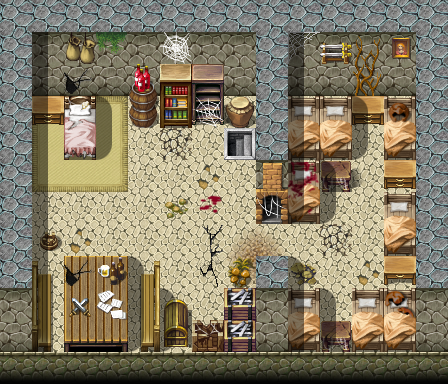

A level layout from a 2D game, rendered from its tile map. Below: a short description, then the map file with tile-grid data replaced by summaries:
An orthogonal 14x12 tile map with 32x32 px tiles, 3 tile layers (Ground, Objects, Above), 1 hidden layer not drawn, 24 tilesets and 7 objects (4x script, 2x spawn, mapchange).

<map version="1.0" orientation="orthogonal" width="14" height="12" tilewidth="32" tileheight="32">
    <tileset firstgid="1" name="map_29" tilewidth="32" tileheight="32">
        <image source="../drawable/map_29.png" width="256" height="256" />
    </tileset>
    <tileset firstgid="65" name="map_43" tilewidth="32" tileheight="32">
        <image source="../drawable/map_43.png" width="256" height="256" />
    </tileset>
    <tileset firstgid="129" name="map_5" tilewidth="32" tileheight="32">
        <image source="../drawable/map_5.png" width="256" height="256" />
    </tileset>
    <tileset firstgid="193" name="map_18" tilewidth="32" tileheight="32">
        <image source="../drawable/map_18.png" width="256" height="256" />
    </tileset>
    <tileset firstgid="257" name="map_27" tilewidth="32" tileheight="32">
        <image source="../drawable/map_27.png" width="256" height="256" />
    </tileset>
    <tileset firstgid="321" name="map_25" tilewidth="32" tileheight="32">
        <image source="../drawable/map_25.png" width="256" height="256" />
    </tileset>
    <tileset firstgid="385" name="map_35" tilewidth="32" tileheight="32">
        <image source="../drawable/map_35.png" width="256" height="256" />
    </tileset>
    <tileset firstgid="449" name="map_44" tilewidth="32" tileheight="32">
        <image source="../drawable/map_44.png" width="256" height="256" />
    </tileset>
    <tileset firstgid="513" name="map_12" tilewidth="32" tileheight="32">
        <image source="../drawable/map_12.png" width="256" height="256" />
    </tileset>
    <tileset firstgid="577" name="map_1" tilewidth="32" tileheight="32">
        <image source="../drawable/map_1.png" width="256" height="256" />
    </tileset>
    <tileset firstgid="641" name="map_14" tilewidth="32" tileheight="32">
        <image source="../drawable/map_14.png" width="256" height="256" />
    </tileset>
    <tileset firstgid="705" name="map_3" tilewidth="32" tileheight="32">
        <image source="../drawable/map_3.png" width="256" height="256" />
    </tileset>
    <tileset firstgid="769" name="map_9" tilewidth="32" tileheight="32">
        <image source="../drawable/map_9.png" width="256" height="256" />
    </tileset>
    <tileset firstgid="833" name="map_19" tilewidth="32" tileheight="32">
        <image source="../drawable/map_19.png" width="256" height="256" />
    </tileset>
    <tileset firstgid="897" name="map_16" tilewidth="32" tileheight="32">
        <image source="../drawable/map_16.png" width="256" height="256" />
    </tileset>
    <tileset firstgid="961" name="map_11" tilewidth="32" tileheight="32">
        <image source="../drawable/map_11.png" width="256" height="256" />
    </tileset>
    <tileset firstgid="1025" name="map_0" tilewidth="32" tileheight="32">
        <image source="../drawable/map_0.png" width="256" height="256" />
    </tileset>
    <tileset firstgid="1089" name="map_17" tilewidth="32" tileheight="32">
        <image source="../drawable/map_17.png" width="256" height="256" />
    </tileset>
    <tileset firstgid="1153" name="map_8" tilewidth="32" tileheight="32">
        <image source="../drawable/map_8.png" width="256" height="256" />
    </tileset>
    <tileset firstgid="1217" name="map_20" tilewidth="32" tileheight="32">
        <image source="../drawable/map_20.png" width="256" height="256" />
    </tileset>
    <tileset firstgid="1281" name="map_31" tilewidth="32" tileheight="32">
        <image source="../drawable/map_31.png" width="256" height="256" />
    </tileset>
    <tileset firstgid="1345" name="map_7" tilewidth="32" tileheight="32">
        <image source="../drawable/map_7.png" width="256" height="256" />
    </tileset>
    <tileset firstgid="1409" name="map_2" tilewidth="32" tileheight="32">
        <image source="../drawable/map_2.png" width="256" height="256" />
    </tileset>
    <tileset firstgid="1473" name="map_22" tilewidth="32" tileheight="32">
        <image source="../drawable/map_22.png" width="256" height="256" />
    </tileset>
    <layer name="Ground" width="14" height="12">
        <data>[168 cells, 168 non-empty, 21 distinct tile ids]</data>
    </layer>
    <layer name="Objects" width="14" height="12">
        <data>[168 cells, 70 non-empty, 52 distinct tile ids]</data>
    </layer>
    <layer name="Above" width="14" height="12">
        <data>[168 cells, 39 non-empty, 10 distinct tile ids]</data>
    </layer>
    <layer name="Walkable" width="14" height="12" visible="0">
        <data>[168 cells, 118 non-empty, 1 distinct tile ids]</data>
    </layer>
    <objectgroup name="Mapevents" visible="0">
        <object name="down" type="mapchange" x="224" y="128" width="32" height="32">
            <properties>
                <property name="map" value="stoutford_castle_barrack0" />
                <property name="place" value="up" />
            </properties>
        </object>
        <object name="stn_gyra_m21_1b" type="script" x="192" y="128" width="32" height="32" />
        <object name="stn_gyra_m21_1" type="script" x="192" y="160" width="64" height="32" />
        <object name="stn_gyra_hlm2a" type="script" x="160" y="192" width="96" height="96" />
        <object name="stn_gyra_hlm2b" type="script" x="352" y="128" width="32" height="32" />
    </objectgroup>
    <objectgroup name="Spawn" visible="0">
        <object name="erwyn_commander" type="spawn" x="32" y="96" width="192" height="160">
            <properties>
                <property name="spawngroup" value="erwyn_commander" />
            </properties>
        </object>
        <object name="stn_gyra1" type="spawn" x="224" y="128" width="32" height="32">
            <properties>
                <property name="active" value="false" />
                <property name="ignoreAreas" value="true" />
                <property name="spawngroup" value="stn_gyra1" />
            </properties>
        </object>
    </objectgroup>
    <objectgroup name="Keys" />
    <objectgroup name="Replace" />
</map>
